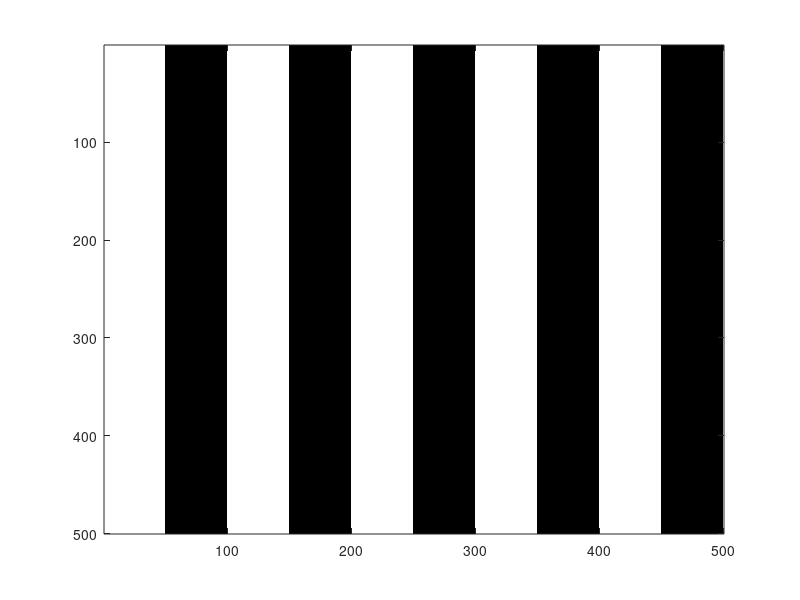
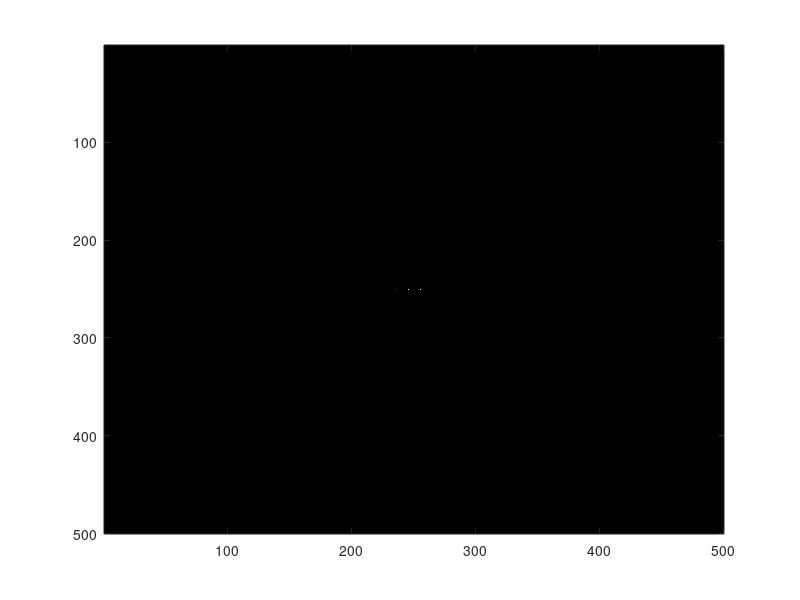

Recreate these plots in MATLAB, in order.
%%1D Phase grating%%
clear; %Clear all memory

% Defining Grating Parameters
N=500; %Define Matrix size
A=ones(1,N); %Define a Matrix by assigning 1 to all pixels
P=100; %Define the period of the grating
FF=0.5; %Define fill factor 

% Constructing the Grating
for q=1:N; %Scan pixel by pixel 
       if rem(q,P)<P*FF; %Use remainder function 'rem' to construct the grating
           A(1,q)=exp(1i*pi);
       end
end
A=repmat(A,N,1); %replicate the row to create a 2-d grating

%Observing the grating output in the far-field
E=fftshift(fft2(A)); %fftshift is used to re-order the terms in their natural order
IN=(abs(E)/(N*N)).*(abs(E)/(N*N));      % Calculating intensity
figure(1)
colormap(gray); 
imagesc(angle(A))          
figure(2)
colormap(gray);
imagesc(IN);
